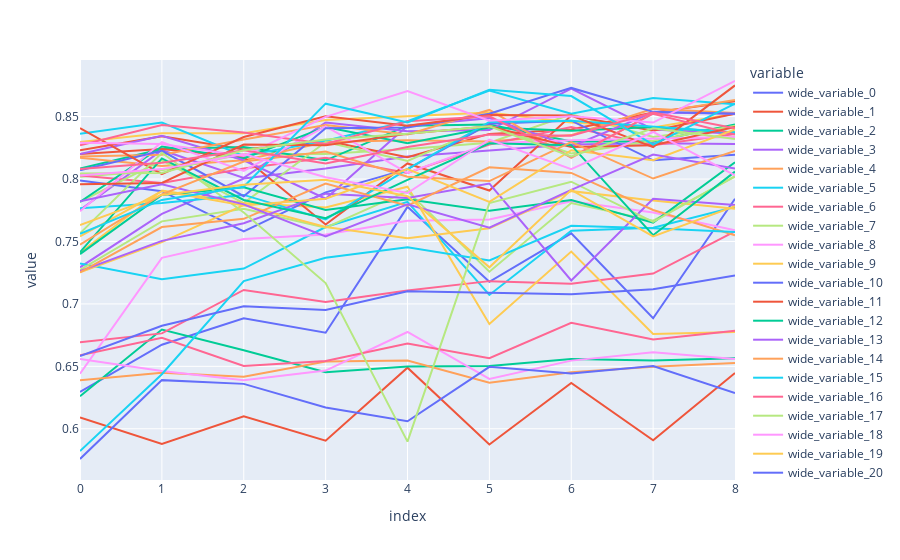

Notebook source saved alongside this figure:
### Code cell
plot_df = df.iloc[:50]
# plot_df = df[df["model"] == "dm_nfnet_f0"]
px.line(y=plot_df["test_profile"].tolist(), labels=plot_df["model"].tolist())

### Figure 1 — Plotly figure (JSON) as saved in the notebook; plotly's stock layout.template omitted (floating-point values rounded to 4 significant figures)
{"data": [{"hovertemplate": "variable=wide_variable_0<br>index=%{x}<br>value=%{y}<extra></extra>", "legendgroup": "wide_variable_0", "line": {"color": "#636efa", "dash": "solid"}, "marker": {"symbol": "circle"}, "mode": "lines", "name": "wide_variable_0", "orientation": "v", "showlegend": true, "type": "scatter", "x": [0, 1, 2, 3, 4, 5, 6, 7, 8], "xaxis": "x", "y": [0.6295, 0.6673, 0.6885, 0.6769, 0.7777, 0.7177, 0.7566, 0.6885, 0.7843], "yaxis": "y"}, {"hovertemplate": "variable=wide_variable_1<br>index=%{x}<br>value=%{y}<extra></extra>", "legendgroup": "wide_variable_1", "line": {"color": "#EF553B", "dash": "solid"}, "marker": {"symbol": "circle"}, "mode": "lines", "name": "wide_variable_1", "orientation": "v", "showlegend": true, "type": "scatter", "x": [0, 1, 2, 3, 4, 5, 6, 7, 8], "xaxis": "x", "y": [0.609, 0.5878, 0.61, 0.5904, 0.6489, 0.5874, 0.6366, 0.5908, 0.6446], "yaxis": "y"}, {"hovertemplate": "variable=wide_variable_2<br>index=%{x}<br>value=%{y}<extra></extra>", "legendgroup": "wide_variable_2", "line": {"color": "#00cc96", "dash": "solid"}, "marker": {"symbol": "circle"}, "mode": "lines", "name": "wide_variable_2", "orientation": "v", "showlegend": true, "type": "scatter", "x": [0, 1, 2, 3, 4, 5, 6, 7, 8], "xaxis": "x", "y": [0.626, 0.6795, 0.6629, 0.6453, 0.6499, 0.6503, 0.6559, 0.6546, 0.6566], "yaxis": "y"}, {"hovertemplate": "variable=wide_variable_3<br>index=%{x}<br>value=%{y}<extra></extra>", "legendgroup": "wide_variable_3", "line": {"color": "#ab63fa", "dash": "solid"}, "marker": {"symbol": "circle"}, "mode": "lines", "name": "wide_variable_3", "orientation": "v", "showlegend": true, "type": "scatter", "x": [0, 1, 2, 3, 4, 5, 6, 7, 8], "xaxis": "x", "y": [0.7293, 0.7722, 0.8004, 0.8085, 0.818, 0.8231, 0.8276, 0.8286, 0.8281], "yaxis": "y"}, {"hovertemplate": "variable=wide_variable_4<br>index=%{x}<br>value=%{y}<extra></extra>", "legendgroup": "wide_variable_4", "line": {"color": "#FFA15A", "dash": "solid"}, "marker": {"symbol": "circle"}, "mode": "lines", "name": "wide_variable_4", "orientation": "v", "showlegend": true, "type": "scatter", "x": [0, 1, 2, 3, 4, 5, 6, 7, 8], "xaxis": "x", "y": [0.639, 0.6449, 0.6416, 0.6539, 0.6546, 0.637, 0.6453, 0.6496, 0.6526], "yaxis": "y"}, {"hovertemplate": "variable=wide_variable_5<br>index=%{x}<br>value=%{y}<extra></extra>", "legendgroup": "wide_variable_5", "line": {"color": "#19d3f3", "dash": "solid"}, "marker": {"symbol": "circle"}, "mode": "lines", "name": "wide_variable_5", "orientation": "v", "showlegend": true, "type": "scatter", "x": [0, 1, 2, 3, 4, 5, 6, 7, 8], "xaxis": "x", "y": [0.7324, 0.7198, 0.7283, 0.7616, 0.7818, 0.7072, 0.7586, 0.7611, 0.7777], "yaxis": "y"}, {"hovertemplate": "variable=wide_variable_6<br>index=%{x}<br>value=%{y}<extra></extra>", "legendgroup": "wide_variable_6", "line": {"color": "#FF6692", "dash": "solid"}, "marker": {"symbol": "circle"}, "mode": "lines", "name": "wide_variable_6", "orientation": "v", "showlegend": true, "type": "scatter", "x": [0, 1, 2, 3, 4, 5, 6, 7, 8], "xaxis": "x", "y": [0.6694, 0.6764, 0.7112, 0.7016, 0.7107, 0.7182, 0.7162, 0.7243, 0.7581], "yaxis": "y"}, {"hovertemplate": "variable=wide_variable_7<br>index=%{x}<br>value=%{y}<extra></extra>", "legendgroup": "wide_variable_7", "line": {"color": "#B6E880", "dash": "solid"}, "marker": {"symbol": "circle"}, "mode": "lines", "name": "wide_variable_7", "orientation": "v", "showlegend": true, "type": "scatter", "x": [0, 1, 2, 3, 4, 5, 6, 7, 8], "xaxis": "x", "y": [0.8019, 0.807, 0.8201, 0.8201, 0.8241, 0.8291, 0.8518, 0.8337, 0.8427], "yaxis": "y"}, {"hovertemplate": "variable=wide_variable_8<br>index=%{x}<br>value=%{y}<extra></extra>", "legendgroup": "wide_variable_8", "line": {"color": "#FF97FF", "dash": "solid"}, "marker": {"symbol": "circle"}, "mode": "lines", "name": "wide_variable_8", "orientation": "v", "showlegend": true, "type": "scatter", "x": [0, 1, 2, 3, 4, 5, 6, 7, 8], "xaxis": "x", "y": [0.6559, 0.6463, 0.639, 0.6466, 0.6775, 0.64, 0.6546, 0.6612, 0.6559], "yaxis": "y"}, {"hovertemplate": "variable=wide_variable_9<br>index=%{x}<br>value=%{y}<extra></extra>", "legendgroup": "wide_variable_9", "line": {"color": "#FECB52", "dash": "solid"}, "marker": {"symbol": "circle"}, "mode": "lines", "name": "wide_variable_9", "orientation": "v", "showlegend": true, "type": "scatter", "x": [0, 1, 2, 3, 4, 5, 6, 7, 8], "xaxis": "x", "y": [0.8296, 0.8367, 0.8367, 0.8473, 0.8503, 0.8533, 0.8453, 0.8412, 0.8523], "yaxis": "y"}, {"hovertemplate": "variable=wide_variable_10<br>index=%{x}<br>value=%{y}<extra></extra>", "legendgroup": "wide_variable_10", "line": {"color": "#636efa", "dash": "solid"}, "marker": {"symbol": "circle"}, "mode": "lines", "name": "wide_variable_10", "orientation": "v", "showlegend": true, "type": "scatter", "x": [0, 1, 2, 3, 4, 5, 6, 7, 8], "xaxis": "x", "y": [0.5758, 0.639, 0.636, 0.617, 0.6061, 0.6496, 0.6443, 0.6503, 0.6287], "yaxis": "y"}, {"hovertemplate": "variable=wide_variable_11<br>index=%{x}<br>value=%{y}<extra></extra>", "legendgroup": "wide_variable_11", "line": {"color": "#EF553B", "dash": "solid"}, "marker": {"symbol": "circle"}, "mode": "lines", "name": "wide_variable_11", "orientation": "v", "showlegend": true, "type": "scatter", "x": [0, 1, 2, 3, 4, 5, 6, 7, 8], "xaxis": "x", "y": [0.8231, 0.8342, 0.8236, 0.8306, 0.8175, 0.8362, 0.8397, 0.8533, 0.8624], "yaxis": "y"}, {"hovertemplate": "variable=wide_variable_12<br>index=%{x}<br>value=%{y}<extra></extra>", "legendgroup": "wide_variable_12", "line": {"color": "#00cc96", "dash": "solid"}, "marker": {"symbol": "circle"}, "mode": "lines", "name": "wide_variable_12", "orientation": "v", "showlegend": true, "type": "scatter", "x": [0, 1, 2, 3, 4, 5, 6, 7, 8], "xaxis": "x", "y": [0.8085, 0.8241, 0.8256, 0.815, 0.8427, 0.8438, 0.8301, 0.8301, 0.8438], "yaxis": "y"}, {"hovertemplate": "variable=wide_variable_13<br>index=%{x}<br>value=%{y}<extra></extra>", "legendgroup": "wide_variable_13", "line": {"color": "#ab63fa", "dash": "solid"}, "marker": {"symbol": "circle"}, "mode": "lines", "name": "wide_variable_13", "orientation": "v", "showlegend": true, "type": "scatter", "x": [0, 1, 2, 3, 4, 5, 6, 7, 8], "xaxis": "x", "y": [0.7752, 0.8231, 0.8009, 0.8453, 0.8382, 0.8392, 0.8725, 0.8397, 0.8362], "yaxis": "y"}, {"hovertemplate": "variable=wide_variable_14<br>index=%{x}<br>value=%{y}<extra></extra>", "legendgroup": "wide_variable_14", "line": {"color": "#FFA15A", "dash": "solid"}, "marker": {"symbol": "circle"}, "mode": "lines", "name": "wide_variable_14", "orientation": "v", "showlegend": true, "type": "scatter", "x": [0, 1, 2, 3, 4, 5, 6, 7, 8], "xaxis": "x", "y": [0.817, 0.8105, 0.815, 0.8296, 0.8311, 0.8301, 0.8352, 0.8564, 0.8528], "yaxis": "y"}, {"hovertemplate": "variable=wide_variable_15<br>index=%{x}<br>value=%{y}<extra></extra>", "legendgroup": "wide_variable_15", "line": {"color": "#19d3f3", "dash": "solid"}, "marker": {"symbol": "circle"}, "mode": "lines", "name": "wide_variable_15", "orientation": "v", "showlegend": true, "type": "scatter", "x": [0, 1, 2, 3, 4, 5, 6, 7, 8], "xaxis": "x", "y": [0.8362, 0.8453, 0.8185, 0.8306, 0.8463, 0.871, 0.8523, 0.8649, 0.8599], "yaxis": "y"}, {"hovertemplate": "variable=wide_variable_16<br>index=%{x}<br>value=%{y}<extra></extra>", "legendgroup": "wide_variable_16", "line": {"color": "#FF6692", "dash": "solid"}, "marker": {"symbol": "circle"}, "mode": "lines", "name": "wide_variable_16", "orientation": "v", "showlegend": true, "type": "scatter", "x": [0, 1, 2, 3, 4, 5, 6, 7, 8], "xaxis": "x", "y": [0.8029, 0.7969, 0.8085, 0.817, 0.8049, 0.8276, 0.8417, 0.8271, 0.8362], "yaxis": "y"}, {"hovertemplate": "variable=wide_variable_17<br>index=%{x}<br>value=%{y}<extra></extra>", "legendgroup": "wide_variable_17", "line": {"color": "#B6E880", "dash": "solid"}, "marker": {"symbol": "circle"}, "mode": "lines", "name": "wide_variable_17", "orientation": "v", "showlegend": true, "type": "scatter", "x": [0, 1, 2, 3, 4, 5, 6, 7, 8], "xaxis": "x", "y": [0.7818, 0.815, 0.7807, 0.8296, 0.8145, 0.8427, 0.8206, 0.8306, 0.8427], "yaxis": "y"}, {"hovertemplate": "variable=wide_variable_18<br>index=%{x}<br>value=%{y}<extra></extra>", "legendgroup": "wide_variable_18", "line": {"color": "#FF97FF", "dash": "solid"}, "marker": {"symbol": "circle"}, "mode": "lines", "name": "wide_variable_18", "orientation": "v", "showlegend": true, "type": "scatter", "x": [0, 1, 2, 3, 4, 5, 6, 7, 8], "xaxis": "x", "y": [0.6442, 0.7369, 0.752, 0.7555, 0.7666, 0.7676, 0.7823, 0.7732, 0.7591], "yaxis": "y"}, {"hovertemplate": "variable=wide_variable_19<br>index=%{x}<br>value=%{y}<extra></extra>", "legendgroup": "wide_variable_19", "line": {"color": "#FECB52", "dash": "solid"}, "marker": {"symbol": "circle"}, "mode": "lines", "name": "wide_variable_19", "orientation": "v", "showlegend": true, "type": "scatter", "x": [0, 1, 2, 3, 4, 5, 6, 7, 8], "xaxis": "x", "y": [0.7409, 0.7908, 0.7807, 0.7772, 0.7939, 0.684, 0.7419, 0.6759, 0.6774], "yaxis": "y"}, {"hovertemplate": "variable=wide_variable_20<br>index=%{x}<br>value=%{y}<extra></extra>", "legendgroup": "wide_variable_20", "line": {"color": "#636efa", "dash": "solid"}, "marker": {"symbol": "circle"}, "mode": "lines", "name": "wide_variable_20", "orientation": "v", "showlegend": true, "type": "scatter", "x": [0, 1, 2, 3, 4, 5, 6, 7, 8], "xaxis": "x", "y": [0.7989, 0.7903, 0.7581, 0.7893, 0.808, 0.8443, 0.8468, 0.815, 0.8196], "yaxis": "y"}, {"hovertemplate": "variable=wide_variable_21<br>index=%{x}<br>value=%{y}<extra></extra>", "legendgroup": "wide_variable_21", "line": {"color": "#EF553B", "dash": "solid"}, "marker": {"symbol": "circle"}, "mode": "lines", "name": "wide_variable_21", "orientation": "v", "showlegend": true, "type": "scatter", "x": [0, 1, 2, 3, 4, 5, 6, 7, 8], "xaxis": "x", "y": [0.8201, 0.8241, 0.8175, 0.7636, 0.8125, 0.7908, 0.8508, 0.8387, 0.8523], "yaxis": "y"}, {"hovertemplate": "variable=wide_variable_22<br>index=%{x}<br>value=%{y}<extra></extra>", "legendgroup": "wide_variable_22", "line": {"color": "#00cc96", "dash": "solid"}, "marker": {"symbol": "circle"}, "mode": "lines", "name": "wide_variable_22", "orientation": "v", "showlegend": true, "type": "scatter", "x": [0, 1, 2, 3, 4, 5, 6, 7, 8], "xaxis": "x", "y": [0.7818, 0.8261, 0.8165, 0.8417, 0.8286, 0.8412, 0.8387, 0.8417, 0.8372], "yaxis": "y"}, {"hovertemplate": "variable=wide_variable_23<br>index=%{x}<br>value=%{y}<extra></extra>", "legendgroup": "wide_variable_23", "line": {"color": "#ab63fa", "dash": "solid"}, "marker": {"symbol": "circle"}, "mode": "lines", "name": "wide_variable_23", "orientation": "v", "showlegend": true, "type": "scatter", "x": [0, 1, 2, 3, 4, 5, 6, 7, 8], "xaxis": "x", "y": [0.8201, 0.8347, 0.815, 0.7843, 0.8427, 0.8488, 0.8261, 0.8533, 0.8523], "yaxis": "y"}, {"hovertemplate": "variable=wide_variable_24<br>index=%{x}<br>value=%{y}<extra></extra>", "legendgroup": "wide_variable_24", "line": {"color": "#FFA15A", "dash": "solid"}, "marker": {"symbol": "circle"}, "mode": "lines", "name": "wide_variable_24", "orientation": "v", "showlegend": true, "type": "scatter", "x": [0, 1, 2, 3, 4, 5, 6, 7, 8], "xaxis": "x", "y": [0.818, 0.8196, 0.8317, 0.8432, 0.8357, 0.8553, 0.817, 0.8528, 0.8634], "yaxis": "y"}, {"hovertemplate": "variable=wide_variable_25<br>index=%{x}<br>value=%{y}<extra></extra>", "legendgroup": "wide_variable_25", "line": {"color": "#19d3f3", "dash": "solid"}, "marker": {"symbol": "circle"}, "mode": "lines", "name": "wide_variable_25", "orientation": "v", "showlegend": true, "type": "scatter", "x": [0, 1, 2, 3, 4, 5, 6, 7, 8], "xaxis": "x", "y": [0.7767, 0.7807, 0.7873, 0.7676, 0.808, 0.8458, 0.8468, 0.8422, 0.8372], "yaxis": "y"}, {"hovertemplate": "variable=wide_variable_26<br>index=%{x}<br>value=%{y}<extra></extra>", "legendgroup": "wide_variable_26", "line": {"color": "#FF6692", "dash": "solid"}, "marker": {"symbol": "circle"}, "mode": "lines", "name": "wide_variable_26", "orientation": "v", "showlegend": true, "type": "scatter", "x": [0, 1, 2, 3, 4, 5, 6, 7, 8], "xaxis": "x", "y": [0.6589, 0.6729, 0.6503, 0.6543, 0.6682, 0.6566, 0.6848, 0.6715, 0.6785], "yaxis": "y"}, {"hovertemplate": "variable=wide_variable_27<br>index=%{x}<br>value=%{y}<extra></extra>", "legendgroup": "wide_variable_27", "line": {"color": "#B6E880", "dash": "solid"}, "marker": {"symbol": "circle"}, "mode": "lines", "name": "wide_variable_27", "orientation": "v", "showlegend": true, "type": "scatter", "x": [0, 1, 2, 3, 4, 5, 6, 7, 8], "xaxis": "x", "y": [0.7273, 0.7661, 0.7762, 0.7611, 0.7903, 0.7258, 0.7807, 0.7666, 0.8019], "yaxis": "y"}, {"hovertemplate": "variable=wide_variable_28<br>index=%{x}<br>value=%{y}<extra></extra>", "legendgroup": "wide_variable_28", "line": {"color": "#FF97FF", "dash": "solid"}, "marker": {"symbol": "circle"}, "mode": "lines", "name": "wide_variable_28", "orientation": "v", "showlegend": true, "type": "scatter", "x": [0, 1, 2, 3, 4, 5, 6, 7, 8], "xaxis": "x", "y": [0.7742, 0.8296, 0.8065, 0.8422, 0.8049, 0.8286, 0.8311, 0.8327, 0.8337], "yaxis": "y"}, {"hovertemplate": "variable=wide_variable_29<br>index=%{x}<br>value=%{y}<extra></extra>", "legendgroup": "wide_variable_29", "line": {"color": "#FECB52", "dash": "solid"}, "marker": {"symbol": "circle"}, "mode": "lines", "name": "wide_variable_29", "orientation": "v", "showlegend": true, "type": "scatter", "x": [0, 1, 2, 3, 4, 5, 6, 7, 8], "xaxis": "x", "y": [0.7253, 0.7495, 0.7792, 0.7616, 0.7525, 0.7606, 0.7903, 0.7828, 0.7762], "yaxis": "y"}, {"hovertemplate": "variable=wide_variable_30<br>index=%{x}<br>value=%{y}<extra></extra>", "legendgroup": "wide_variable_30", "line": {"color": "#636efa", "dash": "solid"}, "marker": {"symbol": "circle"}, "mode": "lines", "name": "wide_variable_30", "orientation": "v", "showlegend": true, "type": "scatter", "x": [0, 1, 2, 3, 4, 5, 6, 7, 8], "xaxis": "x", "y": [0.807, 0.8226, 0.7863, 0.8407, 0.8412, 0.8523, 0.873, 0.8538, 0.8523], "yaxis": "y"}, {"hovertemplate": "variable=wide_variable_31<br>index=%{x}<br>value=%{y}<extra></extra>", "legendgroup": "wide_variable_31", "line": {"color": "#EF553B", "dash": "solid"}, "marker": {"symbol": "circle"}, "mode": "lines", "name": "wide_variable_31", "orientation": "v", "showlegend": true, "type": "scatter", "x": [0, 1, 2, 3, 4, 5, 6, 7, 8], "xaxis": "x", "y": [0.8407, 0.8039, 0.8337, 0.8503, 0.8427, 0.8513, 0.8508, 0.8256, 0.875], "yaxis": "y"}, {"hovertemplate": "variable=wide_variable_32<br>index=%{x}<br>value=%{y}<extra></extra>", "legendgroup": "wide_variable_32", "line": {"color": "#00cc96", "dash": "solid"}, "marker": {"symbol": "circle"}, "mode": "lines", "name": "wide_variable_32", "orientation": "v", "showlegend": true, "type": "scatter", "x": [0, 1, 2, 3, 4, 5, 6, 7, 8], "xaxis": "x", "y": [0.7399, 0.7873, 0.7933, 0.7752, 0.7838, 0.7747, 0.7833, 0.7651, 0.8135], "yaxis": "y"}, {"hovertemplate": "variable=wide_variable_33<br>index=%{x}<br>value=%{y}<extra></extra>", "legendgroup": "wide_variable_33", "line": {"color": "#ab63fa", "dash": "solid"}, "marker": {"symbol": "circle"}, "mode": "lines", "name": "wide_variable_33", "orientation": "v", "showlegend": true, "type": "scatter", "x": [0, 1, 2, 3, 4, 5, 6, 7, 8], "xaxis": "x", "y": [0.7263, 0.7505, 0.7646, 0.7883, 0.7848, 0.7964, 0.7188, 0.7843, 0.7792], "yaxis": "y"}, {"hovertemplate": "variable=wide_variable_34<br>index=%{x}<br>value=%{y}<extra></extra>", "legendgroup": "wide_variable_34", "line": {"color": "#FFA15A", "dash": "solid"}, "marker": {"symbol": "circle"}, "mode": "lines", "name": "wide_variable_34", "orientation": "v", "showlegend": true, "type": "scatter", "x": [0, 1, 2, 3, 4, 5, 6, 7, 8], "xaxis": "x", "y": [0.7253, 0.7616, 0.7681, 0.7964, 0.7787, 0.8095, 0.8049, 0.7752, 0.755], "yaxis": "y"}, {"hovertemplate": "variable=wide_variable_35<br>index=%{x}<br>value=%{y}<extra></extra>", "legendgroup": "wide_variable_35", "line": {"color": "#19d3f3", "dash": "solid"}, "marker": {"symbol": "circle"}, "mode": "lines", "name": "wide_variable_35", "orientation": "v", "showlegend": true, "type": "scatter", "x": [0, 1, 2, 3, 4, 5, 6, 7, 8], "xaxis": "x", "y": [0.5822, 0.6436, 0.7182, 0.7369, 0.7455, 0.7349, 0.7626, 0.7606, 0.7576], "yaxis": "y"}, {"hovertemplate": "variable=wide_variable_36<br>index=%{x}<br>value=%{y}<extra></extra>", "legendgroup": "wide_variable_36", "line": {"color": "#FF6692", "dash": "solid"}, "marker": {"symbol": "circle"}, "mode": "lines", "name": "wide_variable_36", "orientation": "v", "showlegend": true, "type": "scatter", "x": [0, 1, 2, 3, 4, 5, 6, 7, 8], "xaxis": "x", "y": [0.8271, 0.8432, 0.8372, 0.8281, 0.8463, 0.8503, 0.8175, 0.8523, 0.8357], "yaxis": "y"}, {"hovertemplate": "variable=wide_variable_37<br>index=%{x}<br>value=%{y}<extra></extra>", "legendgroup": "wide_variable_37", "line": {"color": "#B6E880", "dash": "solid"}, "marker": {"symbol": "circle"}, "mode": "lines", "name": "wide_variable_37", "orientation": "v", "showlegend": true, "type": "scatter", "x": [0, 1, 2, 3, 4, 5, 6, 7, 8], "xaxis": "x", "y": [0.7566, 0.8211, 0.7732, 0.7167, 0.5897, 0.7807, 0.7979, 0.7656, 0.8024], "yaxis": "y"}, {"hovertemplate": "variable=wide_variable_38<br>index=%{x}<br>value=%{y}<extra></extra>", "legendgroup": "wide_variable_38", "line": {"color": "#FF97FF", "dash": "solid"}, "marker": {"symbol": "circle"}, "mode": "lines", "name": "wide_variable_38", "orientation": "v", "showlegend": true, "type": "scatter", "x": [0, 1, 2, 3, 4, 5, 6, 7, 8], "xaxis": "x", "y": [0.8291, 0.8281, 0.8185, 0.8498, 0.8705, 0.8468, 0.8503, 0.8453, 0.8785], "yaxis": "y"}, {"hovertemplate": "variable=wide_variable_39<br>index=%{x}<br>value=%{y}<extra></extra>", "legendgroup": "wide_variable_39", "line": {"color": "#FECB52", "dash": "solid"}, "marker": {"symbol": "circle"}, "mode": "lines", "name": "wide_variable_39", "orientation": "v", "showlegend": true, "type": "scatter", "x": [0, 1, 2, 3, 4, 5, 6, 7, 8], "xaxis": "x", "y": [0.754, 0.7903, 0.7787, 0.7843, 0.808, 0.7818, 0.8231, 0.815, 0.8397], "yaxis": "y"}, {"hovertemplate": "variable=wide_variable_40<br>index=%{x}<br>value=%{y}<extra></extra>", "legendgroup": "wide_variable_40", "line": {"color": "#636efa", "dash": "solid"}, "marker": {"symbol": "circle"}, "mode": "lines", "name": "wide_variable_40", "orientation": "v", "showlegend": true, "type": "scatter", "x": [0, 1, 2, 3, 4, 5, 6, 7, 8], "xaxis": "x", "y": [0.6583, 0.6825, 0.6981, 0.6951, 0.7102, 0.7092, 0.7077, 0.7117, 0.7228], "yaxis": "y"}, {"hovertemplate": "variable=wide_variable_41<br>index=%{x}<br>value=%{y}<extra></extra>", "legendgroup": "wide_variable_41", "line": {"color": "#EF553B", "dash": "solid"}, "marker": {"symbol": "circle"}, "mode": "lines", "name": "wide_variable_41", "orientation": "v", "showlegend": true, "type": "scatter", "x": [0, 1, 2, 3, 4, 5, 6, 7, 8], "xaxis": "x", "y": [0.7959, 0.7969, 0.8276, 0.8271, 0.8362, 0.8422, 0.8256, 0.8271, 0.8417], "yaxis": "y"}, {"hovertemplate": "variable=wide_variable_42<br>index=%{x}<br>value=%{y}<extra></extra>", "legendgroup": "wide_variable_42", "line": {"color": "#00cc96", "dash": "solid"}, "marker": {"symbol": "circle"}, "mode": "lines", "name": "wide_variable_42", "orientation": "v", "showlegend": true, "type": "scatter", "x": [0, 1, 2, 3, 4, 5, 6, 7, 8], "xaxis": "x", "y": [0.7414, 0.8165, 0.7833, 0.7686, 0.7994, 0.8286, 0.8271, 0.755, 0.8059], "yaxis": "y"}, {"hovertemplate": "variable=wide_variable_43<br>index=%{x}<br>value=%{y}<extra></extra>", "legendgroup": "wide_variable_43", "line": {"color": "#ab63fa", "dash": "solid"}, "marker": {"symbol": "circle"}, "mode": "lines", "name": "wide_variable_43", "orientation": "v", "showlegend": true, "type": "scatter", "x": [0, 1, 2, 3, 4, 5, 6, 7, 8], "xaxis": "x", "y": [0.7823, 0.7959, 0.7797, 0.754, 0.7797, 0.7611, 0.7913, 0.8196, 0.8085], "yaxis": "y"}, {"hovertemplate": "variable=wide_variable_44<br>index=%{x}<br>value=%{y}<extra></extra>", "legendgroup": "wide_variable_44", "line": {"color": "#FFA15A", "dash": "solid"}, "marker": {"symbol": "circle"}, "mode": "lines", "name": "wide_variable_44", "orientation": "v", "showlegend": true, "type": "scatter", "x": [0, 1, 2, 3, 4, 5, 6, 7, 8], "xaxis": "x", "y": [0.7475, 0.7878, 0.814, 0.8221, 0.8019, 0.7984, 0.8296, 0.8004, 0.8226], "yaxis": "y"}, {"hovertemplate": "variable=wide_variable_45<br>index=%{x}<br>value=%{y}<extra></extra>", "legendgroup": "wide_variable_45", "line": {"color": "#19d3f3", "dash": "solid"}, "marker": {"symbol": "circle"}, "mode": "lines", "name": "wide_variable_45", "orientation": "v", "showlegend": true, "type": "scatter", "x": [0, 1, 2, 3, 4, 5, 6, 7, 8], "xaxis": "x", "y": [0.756, 0.7833, 0.7939, 0.8604, 0.8453, 0.8715, 0.8664, 0.8276, 0.8604], "yaxis": "y"}, {"hovertemplate": "variable=wide_variable_46<br>index=%{x}<br>value=%{y}<extra></extra>", "legendgroup": "wide_variable_46", "line": {"color": "#FF6692", "dash": "solid"}, "marker": {"symbol": "circle"}, "mode": "lines", "name": "wide_variable_46", "orientation": "v", "showlegend": true, "type": "scatter", "x": [0, 1, 2, 3, 4, 5, 6, 7, 8], "xaxis": "x", "y": [0.808, 0.813, 0.8231, 0.8125, 0.8256, 0.8357, 0.8347, 0.8533, 0.8407], "yaxis": "y"}, {"hovertemplate": "variable=wide_variable_47<br>index=%{x}<br>value=%{y}<extra></extra>", "legendgroup": "wide_variable_47", "line": {"color": "#B6E880", "dash": "solid"}, "marker": {"symbol": "circle"}, "mode": "lines", "name": "wide_variable_47", "orientation": "v", "showlegend": true, "type": "scatter", "x": [0, 1, 2, 3, 4, 5, 6, 7, 8], "xaxis": "x", "y": [0.8044, 0.8049, 0.8231, 0.8317, 0.8362, 0.8422, 0.818, 0.8407, 0.8322], "yaxis": "y"}, {"hovertemplate": "variable=wide_variable_48<br>index=%{x}<br>value=%{y}<extra></extra>", "legendgroup": "wide_variable_48", "line": {"color": "#FF97FF", "dash": "solid"}, "marker": {"symbol": "circle"}, "mode": "lines", "name": "wide_variable_48", "orientation": "v", "showlegend": true, "type": "scatter", "x": [0, 1, 2, 3, 4, 5, 6, 7, 8], "xaxis": "x", "y": [0.8029, 0.808, 0.8201, 0.8014, 0.7888, 0.8317, 0.808, 0.8377, 0.8029], "yaxis": "y"}, {"hovertemplate": "variable=wide_variable_49<br>index=%{x}<br>value=%{y}<extra></extra>", "legendgroup": "wide_variable_49", "line": {"color": "#FECB52", "dash": "solid"}, "marker": {"symbol": "circle"}, "mode": "lines", "name": "wide_variable_49", "orientation": "v", "showlegend": true, "type": "scatter", "x": [0, 1, 2, 3, 4, 5, 6, 7, 8], "xaxis": "x", "y": [0.7631, 0.7873, 0.7954, 0.7994, 0.7863, 0.7293, 0.7913, 0.754, 0.7782], "yaxis": "y"}], "layout": {"autosize": true, "legend": {"title": {"text": "variable"}, "tracegroupgap": 0}, "margin": {"t": 60}, "xaxis": {"anchor": "y", "autorange": true, "domain": [0, 1], "range": [0, 8], "title": {"text": "index"}, "type": "linear"}, "yaxis": {"anchor": "x", "autorange": true, "domain": [0, 1], "range": [0.559, 0.8953], "title": {"text": "value"}, "type": "linear"}}}
